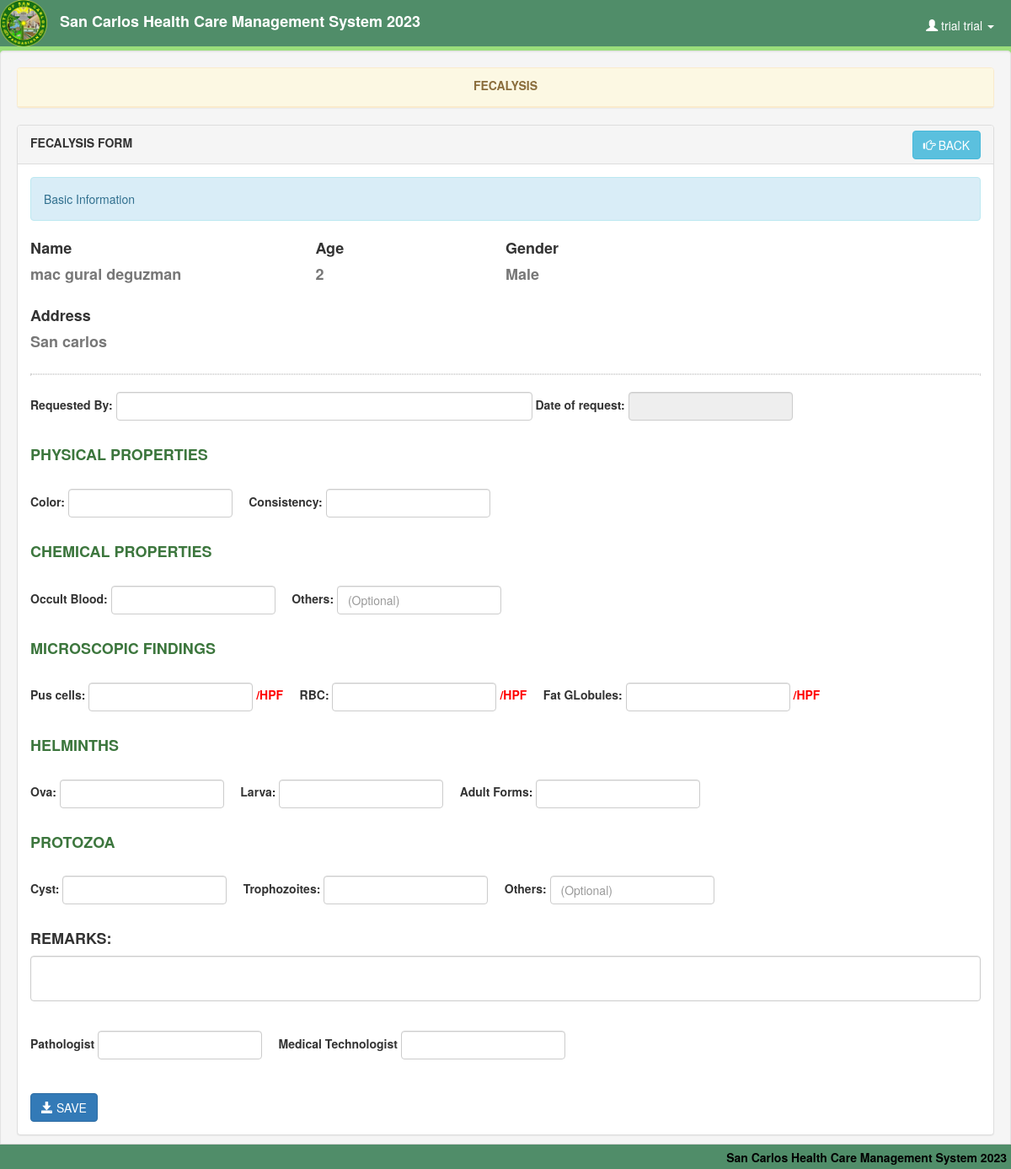
The app's page /fecalysis_not.php (signed in), older data.
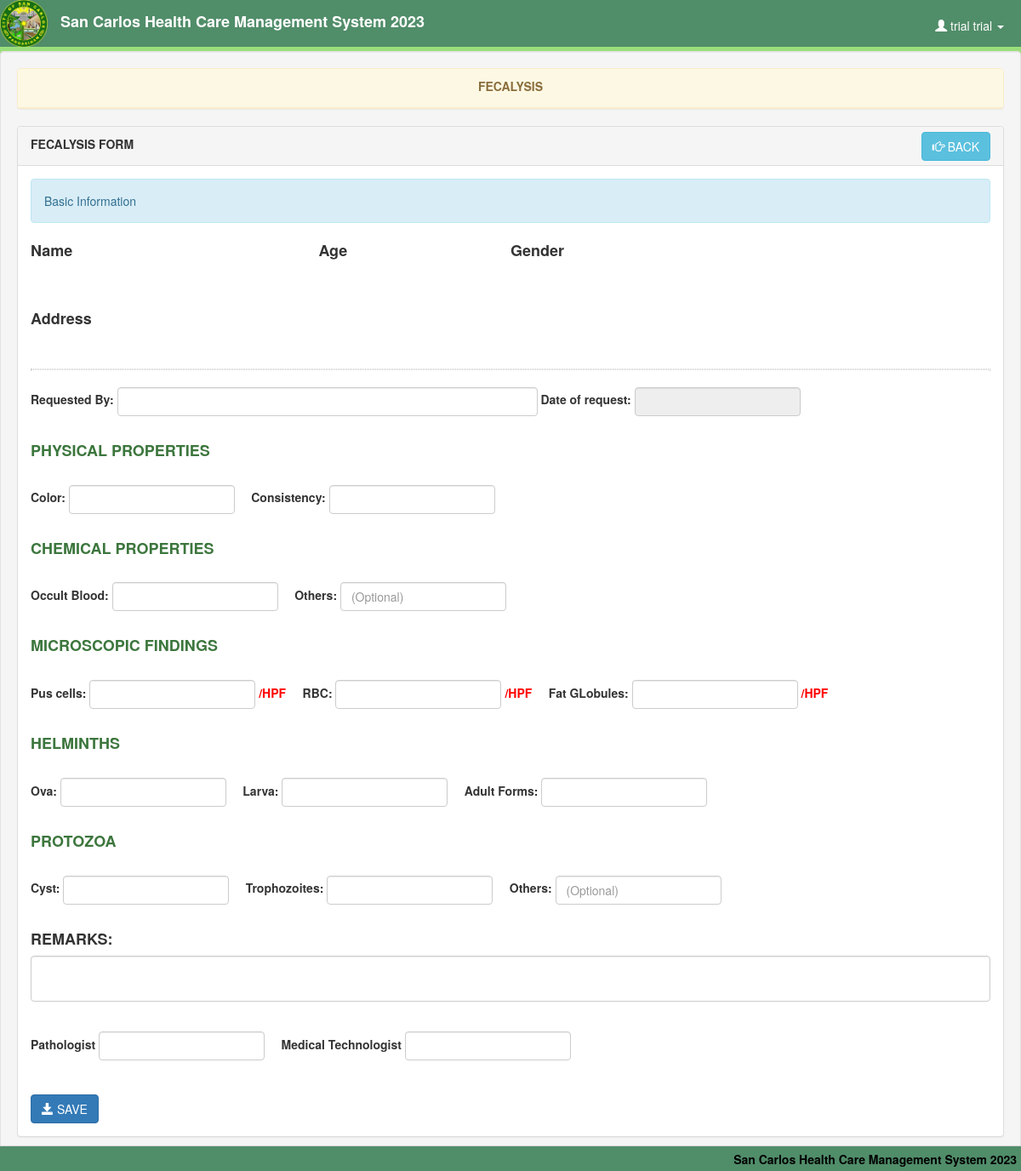
The same page, newer data.
### tables this page shows
CREATE TABLE `itr` (
  `itr_no` varchar(4) NOT NULL,
  `family_no` varchar(6) NOT NULL,
  `phil_health_no` varchar(11) NOT NULL,
  `firstname` varchar(20) NOT NULL,
  `middlename` varchar(20) NOT NULL,
  `lastname` varchar(20) NOT NULL,
  `birthdate` varchar(20) NOT NULL,
  `age` int(3) NOT NULL,
  `address` varchar(30) NOT NULL,
  `civil_status` varchar(10) NOT NULL,
  `gender` varchar(10) NOT NULL,
  `BP` varchar(10) NOT NULL,
  `TEMP` varchar(10) NOT NULL,
  `PR` varchar(10) NOT NULL,
  `RR` varchar(10) NOT NULL,
  `WT` varchar(10) NOT NULL,
  `HT` varchar(10) NOT NULL
);

### fecalysis_not.php (the view, shortened to what the changed rows need)
<!DOCTYPE html>
<?php
	$conn = new mysqli("localhost", "root", "", "hcpms") or die(mysqli_error());
?>
<html lang = "en">
	<head>
		<link rel = "stylesheet" type = "text/css" href = "css/bootstrap.css" />
		<link rel = "stylesheet" type = "text/css" href = "css/jquery.dataTables.css" />
		<link rel = "stylesheet" type = "text/css" href = "css/customize.css" />
	</head>
	<body>
	<br />
	<br />
	<br />
	<div class = "well">
<div class = "panel panel-default">
			<?php
				$q = $conn->query("SELECT * FROM `itr` WHERE `itr_no` = '$_GET[itr_no]'") or die(mysqli_error());
				$f = $q->fetch_array()
			?>
			<form method = "POST" enctype = "multipart/form-data">
			<div class = "panel-body">
				<div style = "float:left; width:30%;">
					<label style = "font-size:18px;">Name</label>
					<br />
					<label style = "font-size:18px;" class = "text-muted"><?php echo $f['firstname']." ".$f['middlename']." ".$f['lastname']?></label>
				</div>
				<div style = "float:left; width:20%;">
					<label style = "font-size:18px;">Age</label>
					<br />
					<label style = "font-size:18px;" class = "text-muted"><?php echo $f['age']?></label>
				</div>
				<div style = "float:left; width:20%;">
					<label style = "font-size:18px;">Gender</label>
					<br />
					<label style = "font-size:18px;" class = "text-muted"><?php echo $f['gender']?></label>
				</div>
				<br />
				<br />
				<br />
				<br style = "clear:both;"/>
				<div>
					<label style = "font-size:18px;">Address</label>
					<br />
					<label style = "font-size:18px;" class = "text-muted"><?php echo $f['address']?></label>
				</div>
				<br />
				<br />
				<br />
				<br />
				<br />
				<br />
				<br />
				<br />
				<br />
			</div>
			</form>
		</div>
	</div>
	</body>
</html>

Row changes from the older to the newer data that the page shows:
removed itr: firstname "mac", middlename "gural", lastname "deguzman", age "2", gender "Male", address "San carlos"
